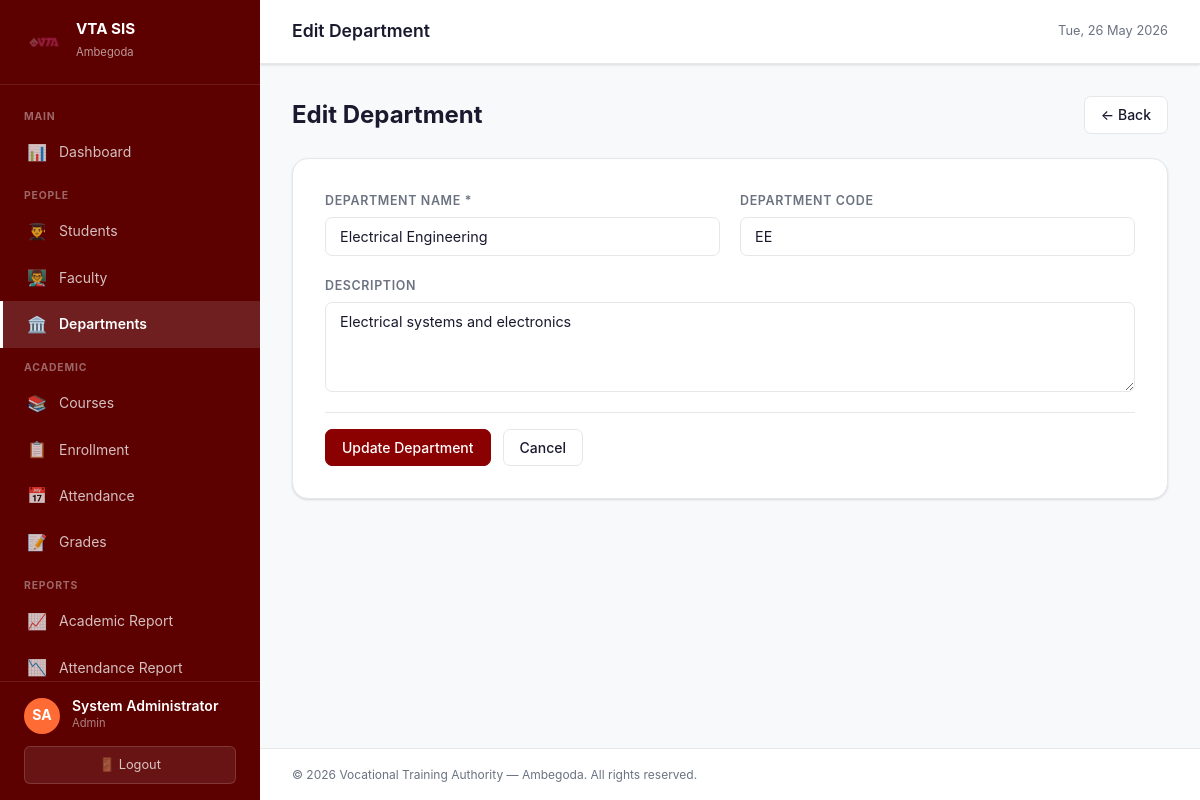
The page /modules/departments/manage.php?id=2 (signed in) on the database its author committed.
### tables this page shows
CREATE TABLE IF NOT EXISTS departments (
    id          INT AUTO_INCREMENT PRIMARY KEY,
    name        VARCHAR(150) NOT NULL,
    code        VARCHAR(20),
    description TEXT,
    created_at  TIMESTAMP NOT NULL DEFAULT CURRENT_TIMESTAMP
);

### includes/functions.php (called while the page is built, shortened)
<?php
function h(mixed $val): string {
    return htmlspecialchars((string)$val, ENT_QUOTES, 'UTF-8');
}
function get(string $key, string $default = ''): string {
    return trim($_GET[$key] ?? $default);
}

### modules/departments/manage.php (the view, shortened to what this page needs)
<?php
require_once '../../config/db.php';
$id = (int)get('id');
$dept = null;
$errors = [];
if ($id) {
    $s = $pdo->prepare('SELECT * FROM departments WHERE id=?'); $s->execute([$id]);
    $dept = $s->fetch();
}
if (isPost()) {
    $data = ['name'=>post('name'),'code'=>post('code'),'description'=>post('description')];
    if (!$data['name']) $errors[] = 'Department name is required.';
    if (!$errors) {
        if ($id) {
            $pdo->prepare('UPDATE departments SET name=?,code=?,description=? WHERE id=?')
                ->execute([$data['name'],$data['code'],$data['description'],$id]);
            flash('Department updated.','success');
        } else {
            $pdo->prepare('INSERT INTO departments (name,code,description) VALUES (?,?,?)')
                ->execute([$data['name'],$data['code'],$data['description']]);
            flash('Department added.','success');
        }
        redirect(BASE_URL . 'modules/departments/index.php');
    }
} else {
    $data = $dept ?? ['name'=>'','code'=>'','description'=>''];
}
require_once '../../includes/header.php';
?>
<div class="page-header">
  <div><h1><?= $id ? 'Edit Department' : 'Add Department' ?></h1></div>
  <a href="index.php" class="btn btn-secondary">← Back</a>
</div>
<form method="POST" class="form-card">
  <div class="form-row">
    <div class="form-group">
      <label>Department Name *</label>
      <input type="text" name="name" value="<?= h($data['name']) ?>" required>
    </div>
    <div class="form-group">
      <label>Department Code</label>
      <input type="text" name="code" value="<?= h($data['code'] ?? '') ?>" placeholder="e.g. CS, EE">
    </div>
  </div>
  <div class="form-group">
    <label>Description</label>
    <textarea name="description"><?= h($data['description'] ?? '') ?></textarea>
  </div>
  <div class="form-actions">
    <button type="submit" class="btn btn-primary"><?= $id ? 'Update' : 'Save' ?> Department</button>
    <a href="index.php" class="btn btn-secondary">Cancel</a>
  </div>
</form>
<?php require_once '../../includes/footer.php'; ?>

### assets/css/style.css (style rules this page uses)
:root { --primary: #8B0000; --primary-light: #b71c1c; --primary-dark: #5c0000; --primary-bg: #fdf2f2; --accent: #ff6b35; --success: #2e7d32; --success-bg: #e8f5e9; --warning: #f57f17; --warning-bg: #fffde7; --danger: #c62828; --danger-bg: #ffebee; --info: #0277bd; --info-bg: #e1f5fe; --text: #1a1a2e; --text-muted: #6b7280; --border: #e5e7eb; --bg: #f8f9fa; --white: #ffffff; --sidebar-w: 260px; --navbar-h: 64px; --radius: 10px; --radius-lg: 16px; --shadow: 0 1px 3px rgba(0,0,0,.08), 0 1px 2px rgba(0,0,0,.06); --shadow-md: 0 4px 6px rgba(0,0,0,.07), 0 2px 4px rgba(0,0,0,.06); --shadow-lg: 0 10px 15px rgba(0,0,0,.1), 0 4px 6px rgba(0,0,0,.05); --transition: all .2s ease; }
*, *::before, *::after { box-sizing: border-box; margin: 0; padding: 0; }
html { font-size: 16px; scroll-behavior: smooth; }
body { font-family: -apple-system, BlinkMacSystemFont, 'Segoe UI', Roboto, sans-serif; background: var(--bg); color: var(--text); line-height: 1.6; min-height: 100vh; }
.page-header { display: flex; align-items: center; justify-content: space-between; margin-bottom: 1.5rem; }
.page-header h1 { font-size: 1.5rem; font-weight: 700; }
.btn { display: inline-flex; align-items: center; gap: .4rem; padding: .5rem 1rem; border-radius: 7px; font-size: .875rem; font-weight: 500; cursor: pointer; text-decoration: none; border: 1px solid transparent; transition: var(--transition); line-height: 1.4; white-space: nowrap; font-family: inherit; }
.btn-primary { background: var(--primary); color: var(--white); border-color: var(--primary); }
.btn-secondary { background: var(--white); color: var(--text); border-color: var(--border); }
.form-card { background: var(--white); border-radius: var(--radius-lg); padding: 2rem; box-shadow: var(--shadow); border: 1px solid var(--border); max-width: 900px; }
.form-row { display: grid; grid-template-columns: repeat(auto-fit, minmax(220px, 1fr)); gap: 1.25rem; margin-bottom: 0; }
.form-group { display: flex; flex-direction: column; gap: .35rem; margin-bottom: 1.25rem; }
.form-group label { font-size: .78rem; font-weight: 600; color: var(--text-muted); text-transform: uppercase; letter-spacing: .05em; }
.form-group input, .form-group select, .form-group textarea { padding: .625rem .875rem; border: 1.5px solid var(--border); border-radius: 7px; font-size: .9rem; color: var(--text); background: var(--white); transition: var(--transition); font-family: inherit; width: 100%; }
.form-group textarea { resize: vertical; min-height: 90px; }
.form-actions { display: flex; gap: .75rem; padding-top: 1rem; border-top: 1px solid var(--border); margin-top: .5rem; }

### rows shown on the page
departments: name "Electrical Engineering", code "EE", description "Electrical systems and electronics"

### other values the page prints
$initials ?: '?' "SA"
$uname "System Administrator"
$role "Admin"
$pageTitle "Edit Department"
